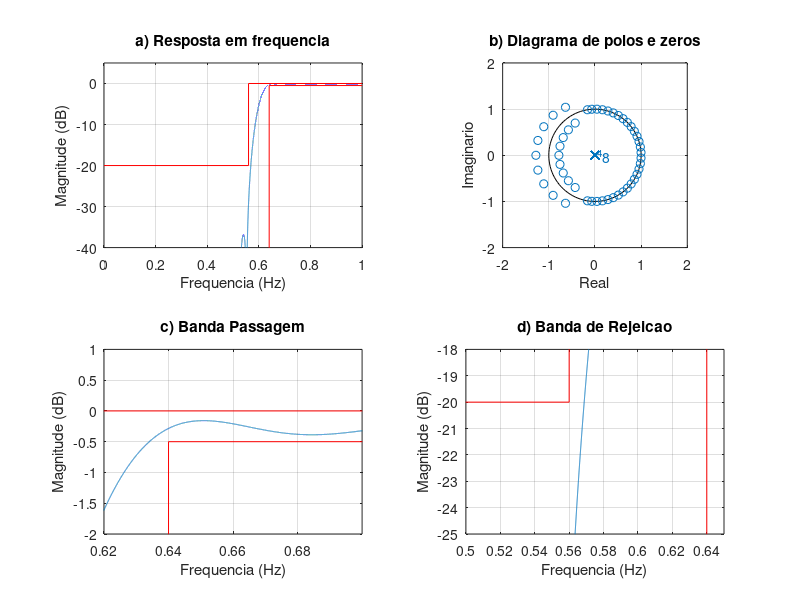
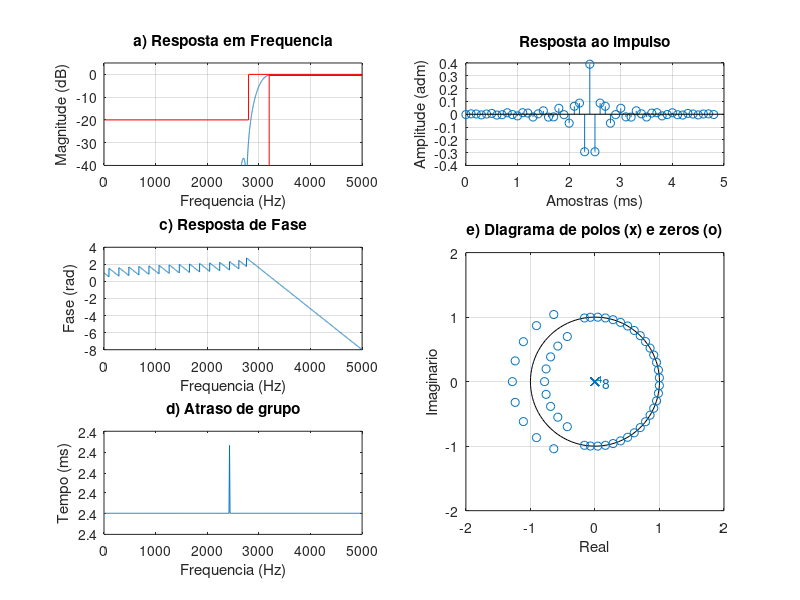

Recreate these plots in MATLAB, in order. (Note: this script raises an error after producing the figures.)
% Projeto filtro 1
% LP - (fa = 10000 Hz, f1 = 2800 Hz; f2 = 3200 Hz, Ap = 0.5 dB, As = 20 dB, GdB = 0 dB)

close all;
clear all;
clc;

ExecutarAjuste = 1;

%% Especificacoes
fa = 10000; fs = 2800; fp = 3200;
Ap = 0.5; As = 20; GdB = 0;
wp = fp/fa*(2*pi); ws = fs/fa*(2*pi);

%

wc1 = sqrt(wp*ws); % media geometrica
Dw1 = wp - ws;
G0 = GdB;

%% Projeto inicial
Dw = Dw1;
wc = wc1;
Ask = As;
if ExecutarAjuste
  %  Ask = Ask + 9; % Ajuste BP
  Ask = Ask +15;
  
end

betha = 0.5842*(Ask-21)^0.4 + 0.07886*(Ask-21);
M1 = ceil((Ask - 8)/(2.285*Dw)+1);
M = M1;
% M = 20;
% G0 = -5.5 + 1;

if ExecutarAjuste
    % primeiro ajuste
    G0 = 0.295; % db

    % segundo ajuste M (n/2)
    wp2 = 0.6196*pi; ws2 = 0.5813*pi;
    Dw2 = wp2 -ws2;
    M2 = ceil(M1*Dw2/Dw1); % nova ordem do filtro 2*M2
    M = M2;

    % ajuste deslocamento
    wc2 = wc1 - ((0.0037+0.0013)/2)*pi;
    wc = wc2;
end


N = 2*M+1;
betha = 0.5842*(Ask-21)^0.4 + 0.07886*(Ask-21);
wk = kaiser(N, betha)';
% wk = chebwin(N, As)';
% wk = gausswin(N, 1/As)';
% wk = tukeywin(N)';
% wk = taylorwin(N)';

k = 1:M;
% HP
bi = -sin(wc*k)./(pi*k);
b0 = 1-wc/pi;
b = [flip(bi) b0 bi];

b = b.*wk*10^(-G0/20); % janela de keiser

%%
figure(1)
subplot(221)
[h, w] = freqz(b, 1, linspace(0,pi,100000));
% plot(w/pi, abs(h)); grid on;
plot(w/pi, 20*log10(abs(h))); grid on;
title('a) Resposta em frequencia')
ylim([-40 5])
hold on;
plot([pi,wp,wp]/pi,[-Ap,-Ap,-80], '-red')
plot([0,ws/pi,ws/pi,1],[-As,-As,0,0], '-red')
xlabel('Frequencia (Hz)');
ylabel('Magnitude (dB)');

subplot(222)
zplane(b, 1); axis([-2 2 -2 2]);
title('b) Diagrama de polos e zeros')
xlabel('Real');
ylabel('Imaginario');

subplot(223)
plot(w/pi, 20*log10(abs(h)));
title('c) Banda Passagem')
grid on; hold on;
plot([pi,wp,wp]/pi,[-Ap,-Ap,-80], '-red')
plot([0,ws/pi,ws/pi,1],[-As,-As,0,0], '-red')
xlim([0.62 0.7]); ylim([-2 1]);
xlabel('Frequencia (Hz)');
ylabel('Magnitude (dB)');

subplot(224)
plot(w/pi, 20*log10(abs(h)));
title('d) Banda de Rejeicao')
grid on; hold on;
plot([pi,wp,wp]/pi,[-Ap,-Ap,-80], '-red')
plot([0,ws/pi,ws/pi,1],[-As,-As,0,0], '-red')
xlim([0.5 0.65]); ylim([-25 -18]);
xlabel('Frequencia (Hz)');
ylabel('Magnitude (dB)');

%%
figure(2)
%suptitle(['HP FIR ' num2str(fs) '-' num2str(fp) ' Ordem: ' num2str(N)])

escala = fa/2;
subplot(3,2,[4 6])
zplane(b, 1);
axis([-2 2 -2 2])
title('e) Diagrama de polos (x) e zeros (o)')
xlabel('Real');
ylabel('Imaginario');

clear h w
[h, w] = freqz(b, 1, 'whole');

subplot(322)
x_imp = [0:length(b)-1]/fa*1000;
stem(x_imp, b); grid on;
title('Resposta ao impulso')
xlabel('Amostras (ms)');
ylabel('Amplitude (adm)');

subplot(321)
[h, w] = freqz(b, 1, linspace(0,pi,10000));
% plot(w/pi, abs(h)); grid on;
plot(w/pi*escala, 20*log10(abs(h))); grid on;
hold on;
title('a) Resposta em Frequencia')
ylim([-40 5])
Amin = 80;
plot([0,fs,fs,fa/2],[-As,-As,0,0], 'r')
plot([fa/2,fp,fp,],[-Ap,-Ap,-80], 'r')
xlim([0 fa/2])
xlabel('Frequencia (Hz)');
ylabel('Magnitude (dB)');

subplot(323)
plot(w/pi*escala, unwrap(angle(h))/pi); grid on;
title('c) Resposta de Fase')
xlabel('Frequencia (Hz)');
ylabel('Fase (rad)');

subplot(325)
[del_y, del_x] = grpdelay(b, 1);
plot(del_x/pi*fa/2, del_y/fa*1000);
title('d) Atraso de grupo')
xlabel('Frequencia (Hz)');
ylabel('Tempo (ms)');

%%
syms z
H(z) = poly2sym(b, z);
pretty(vpa(collect(H(z)), 3))
